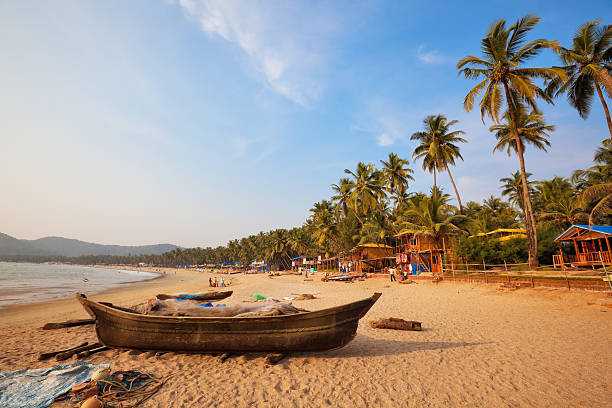
#> input picture OpenCV/Techniques of Image processing/Image arithmetics and bitwise operations/image1.jpg, 612 x 408 px, given in place of claudio-schwarz-purzlbaum-1ytdHHonH44-unsplash.jpg, which was not available
$ python 'Smoothing and blurring.py'
#> lines starting #> are read from the running program, lines starting #| are printed output that depends on the picture; pictures that were not available may be replaced by others from this repository, and a replacement may not be noted
# -*- coding: utf-8 -*-
"""
Created on Tue Oct 27 13:10:56 2020

@author: elton
"""

from __future__ import print_function
import argparse
import imutils
import numpy as np
import cv2 as cv
import matplotlib.pyplot as plt
#cv.namedWindow('output', cv.WINDOW_NORMAL)

args={
    "image":"C:/Users/elton/Pictures/Photos/claudio-schwarz-purzlbaum-1ytdHHonH44-unsplash.jpg"
}
image=cv.imread(args['image'])
#> image is the input picture: shape (408, 612, 3); mean B, G, R 141.3, 149.9, 160.5
image=cv.cvtColor(image, cv.COLOR_BGR2RGB)
plt.imshow(image)

"""
AVERAGING
A convolutional kernel or simply a kernal is a sliding window applied on the image from top to bottom and left to right
The greater the size of the kernal the greater is the blurring
Uses simple averaging
"""
blurred=np.hstack([               #hstack stacks our output images together
    cv.blur(image, (3, 3)),
    cv.blur(image, (15, 15)),   #value must be an odd number
    cv.blur(image, (199, 199))])
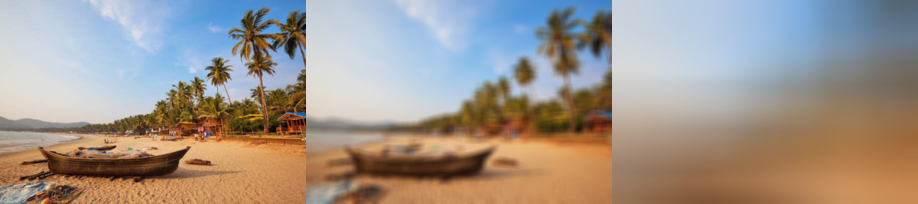
#> blurred: shape (408, 1836, 3) (shown at 1/2 size); mean R, G, B 160.5, 149.9, 141.3
plt.imshow(blurred)

"""
GAUSSIAN
Uses weighted mean
Less blurring comparatively, but more natural
"""
blurred=np.hstack([               #hstack stacks our output images together
    cv.GaussianBlur(image, (3, 3), 0),   #last parameter is the std deviation, and 0 signifies to automatically compute them based on the kernel size
    cv.GaussianBlur(image, (15, 15), 0),   #value must be an odd number
    cv.GaussianBlur(image, (199, 199), 0)])
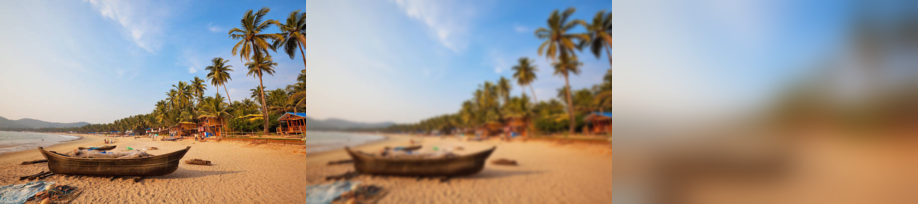
#> blurred: shape (408, 1836, 3) (shown at 1/2 size); mean R, G, B 160.5, 149.9, 141.3
plt.imshow(blurred)

"""
MEDIAN
Most effective to remove salt and pepper noise
Here instead of mean, median is used to replace
This reduces noise as the pixel we are representing must exist in our neighborhood
"""
blurred=np.hstack([               #hstack stacks our output images together
    cv.medianBlur(image, 3),
    cv.medianBlur(image, 15),   #value must be an odd number
    cv.medianBlur(image, 199)])
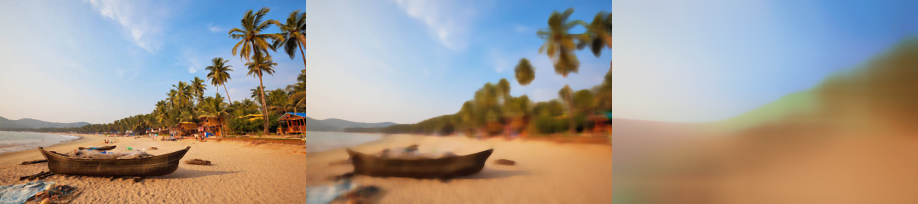
#> blurred: shape (408, 1836, 3) (shown at 1/2 size); mean R, G, B 163.4, 153, 143.5
plt.imshow(blurred)               #Not getting a motion blur, but removing deta

"""
BILATERAL
To redeuce noise and still maintaining edges, use this technique
uses two gaussian distributions
slower than averaging
"""
blurred=np.hstack([               #hstack stacks our output images together
    cv.bilateralFilter(image, 3, 21, 21),   #3 is the diameter of the neighborhood, 21 is the color(higher color means more color will be considered), 21 is the space,
    cv.bilateralFilter(image, 7, 31, 31),   #larger value of space means the pixels farther out from the central pixel will influence the blurring calculation
    cv.bilateralFilter(image, 9, 41, 41)])
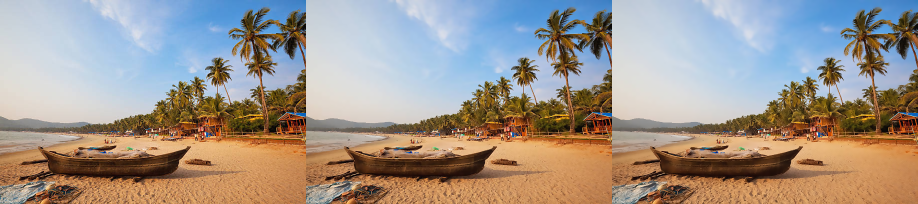
#> blurred: shape (408, 1836, 3) (shown at 1/2 size); mean R, G, B 160.5, 149.9, 141.2
plt.imshow(blurred)
